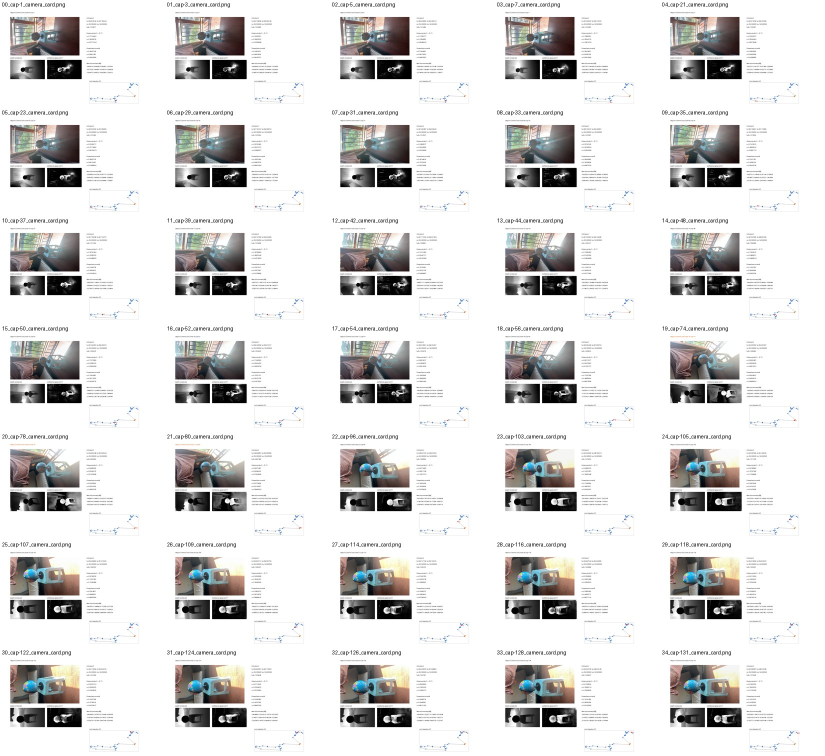
#> input picture experiments/da3_base_image_only_official_repro_2026_06_06/02_stage02_official_camera_pose_geometry/contact_sheets/stage02_per_frame_camera_cards_contact_sheet.jpg, 1650 x 1512 px (shown at 1/2 size)
$ python -i layer_gap2.py   (imports and definitions only)
#> lines starting #> are read from the running program, lines starting #| are printed output that depends on the picture
#> further down, picture is the input picture: shape (1512, 1650, 3); mean B, G, R 218.3, 218.9, 219.4
# -*- coding: utf-8 -*-
"""按纹理强度分区,量 ref 间深度分歧。纹理度量复用 filter.py 里已有的 _tex_std
   (11x11 局部灰度标准差) —— 这里【只当分区依据,不当门】,纯测量。"""
import sys, os, numpy as np, cv2
# [1 line not run here, left out]
import tartanground2mvsnet as tg
sys.path.insert(0,"/root/diffmvs")
from datasets.data_io import read_pfm
def tex_std(bgr,win=11):
#> called with win = 11
    g=cv2.cvtColor(bgr,cv2.COLOR_BGR2GRAY).astype("float32")/255.0
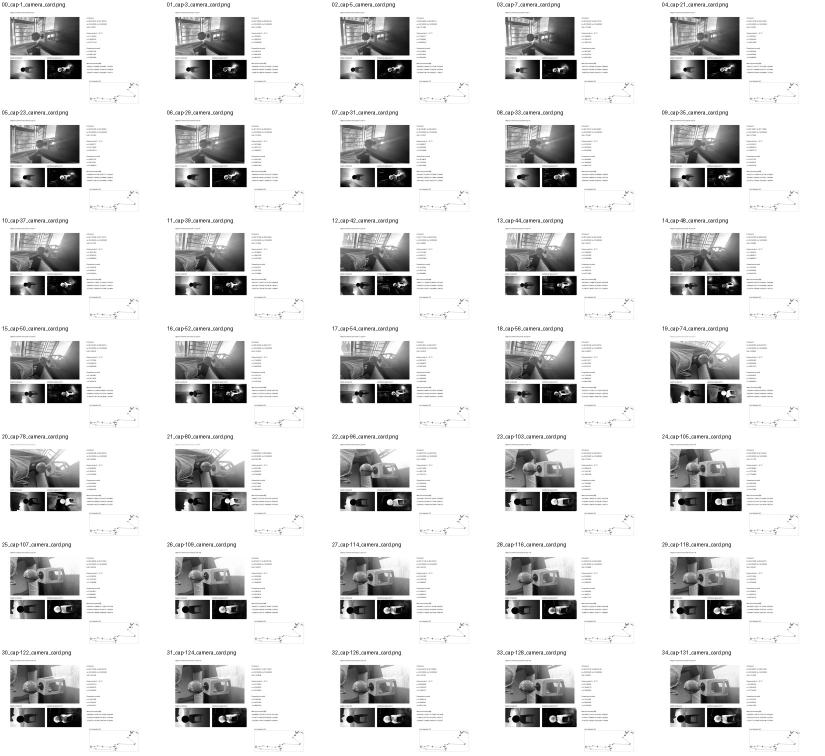
#> g: shape (1512, 1650) float32 (shown at 1/2 size); min 0, max 1, mean 0.859
    m=cv2.blur(g,(win,win)); m2=cv2.blur(g*g,(win,win))
#> after `m = cv2.blur(g, (win, win))`:
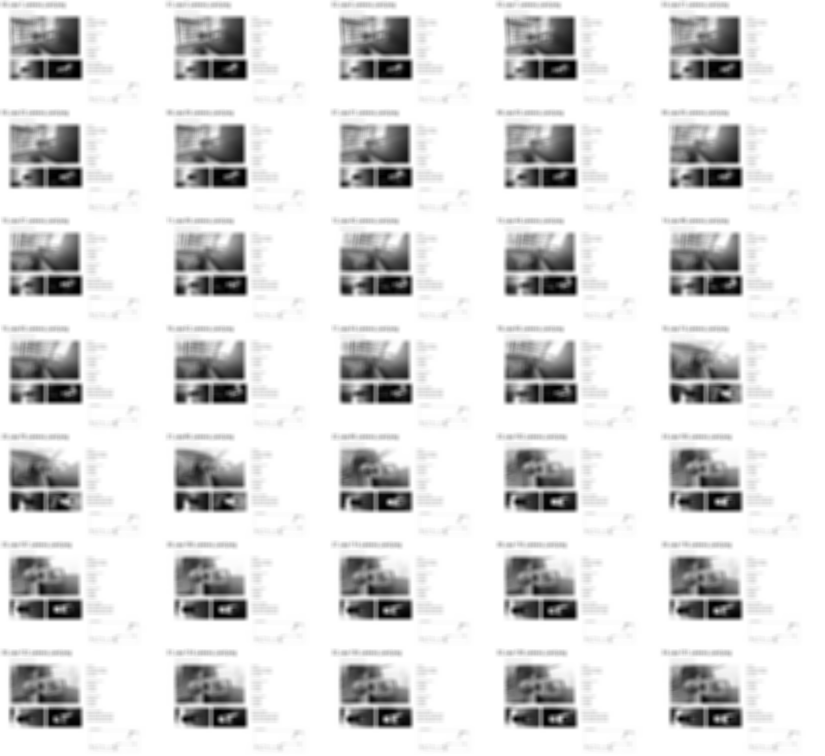
#> m: shape (1512, 1650) float32 (shown at 1/2 size); min 0.000357, max 1, mean 0.859
#> after `m2 = cv2.blur(g * g, (win, win))`:
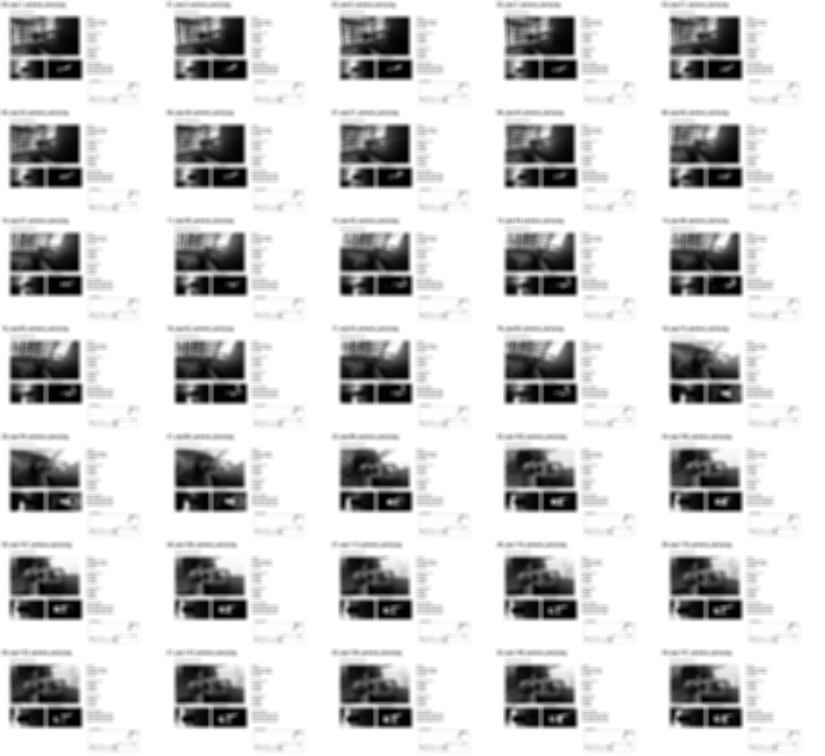
#> m2: shape (1512, 1650) float32 (shown at 1/2 size); min 1.4e-06, max 1, mean 0.815
    return np.sqrt(np.clip(m2-m*m,0,None))
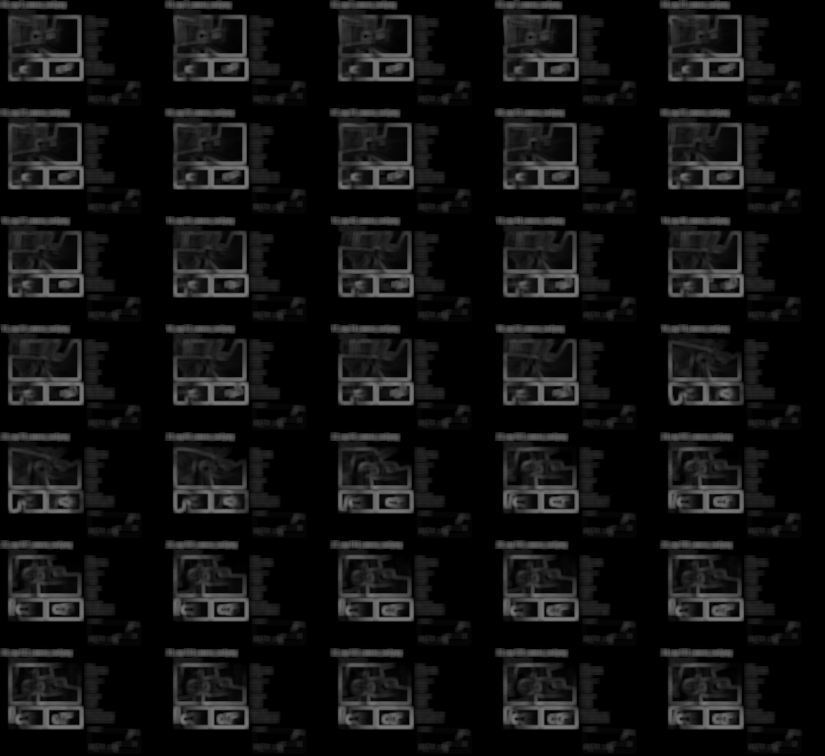
#> returned value: shape (1512, 1650) float32 (shown at 1/2 size); min 0, max 0.48, mean 0.0699
def cam(root,v):
    L=[l.rstrip() for l in open("%s/cams/%08d_cam.txt"%(root,v))]
    return (np.fromstring(" ".join(L[7:10]),dtype=np.float32,sep=" ").reshape(3,3),
            np.fromstring(" ".join(L[1:5]),dtype=np.float32,sep=" ").reshape(4,4))
def dep(root,v): return np.array(read_pfm("%s/depth_est/%08d.pfm"%(root,v))[0],dtype=np.float32)
pairs={}
# [27 lines not run here, left out]

>>> import cv2
>>> picture = cv2.imread('../../da3_base_image_only_official_repro_2026_06_06/02_stage02_official_camera_pose_geometry/contact_sheets/stage02_per_frame_camera_cards_contact_sheet.jpg')
>>> result = tex_std(picture)
